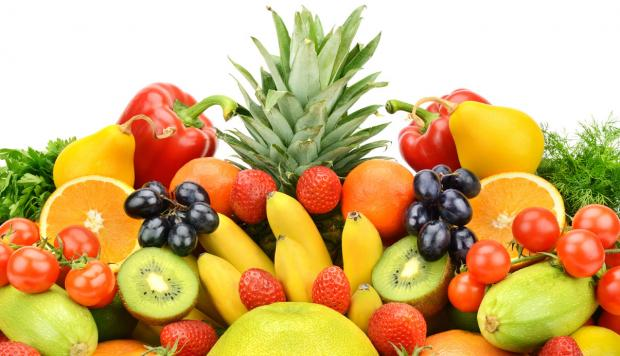
#> input picture Sesión #3/Actividades/res/frutas.jpg, 620 x 356 px
$ jupyter execute --allow-errors 'Actividad Semana 3.ipynb'
#> lines starting #> are read from the running program, lines starting #| are printed output that depends on the picture
# Actividades Semana 3

[cell 1]
#Importar las librerías a usar

import cv2
import numpy as np
import matplotlib.pyplot as plt

## Actividad 1.

Lea con OpenCV la imagen "alce.png" que está dentro de la carpeta "res". Conviértala a RGB y luego divídala en cuatro cuadrantes tales que el primer cuadrante muestre el color original de la imagen, el segundo muestre el canal azul únicamente, el tercero muestre el canal verde y el cuarto muestre el canal rojo.
<br>Debe obtener lo siguiente: </br>

[cell 2]
#Leer la imagen del alce en RGB
###Escriba su código aquí (aprox 2 lineas)###
#Primero se lee la imagen a color
img = None
#Luego se hace conversión a RGB
img_rgb = None
###Modificación termina aquí###

#Mostrar Imagen
#> (the rest of this cell did not finish here and is left out)

#> (a cell that did not finish here is left out)

### Salida esperada:

---

## Actividad 2.

Algunos problemas de visión artificial, suelen abordarse mediante el estudio de los canales de los espacios de color, algunos de ellos: RGB, HSV, LAB, YUV y XYZ.

<br>Lea la imagen "frutas.jpg" que se encuentra en la carpeta "res" y realice un subplot que muestre la imagen en cada uno de los canales que conforman los espacios de color nombrados anteriormente. Adicionalmente muestre la imagen en escala de grises</br>

[cell 4]
#Leer imagen con opecnv
img = cv2.imread("res/frutas.jpg", cv2.IMREAD_COLOR)
#> img is the input picture: shape (356, 620, 3); mean B, G, R 113.7, 174.4, 208.1

#Convertir a escalas de grises
img_gray = cv2.imread("res/frutas.jpg", cv2.IMREAD_GRAYSCALE)
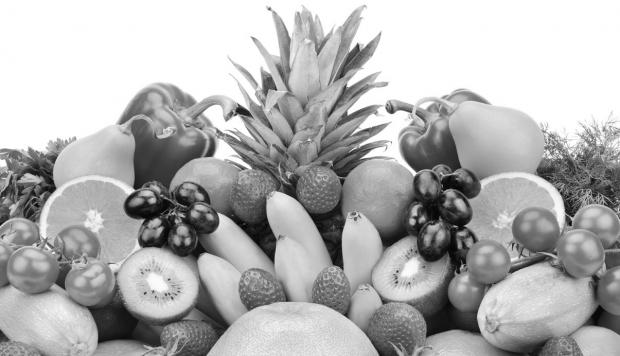
#> img_gray: shape (356, 620); min 0, max 255, mean 177.6
#Convertir a RGB
img_rgb = cv2.cvtColor(img, cv2.COLOR_BGR2RGB)
#Convertir a HSV
img_hsv = cv2.cvtColor(img, cv2.COLOR_BGR2HSV)
#> img_hsv: shape (356, 620, 3); mean H, S, V 22.6, 128.4, 212.3
#Convertir a LAB
img_lab = cv2.cvtColor(img, cv2.COLOR_BGR2LAB)
#> img_lab: shape (356, 620, 3); mean of channels 0, 1, 2 187.7, 134.7, 163.4
#Convertir a YUV
img_yuv = cv2.cvtColor(img, cv2.COLOR_BGR2YUV)
#> img_yuv: shape (356, 620, 3); mean of channels 0, 1, 2 177.5, 96.6, 154.8
#Convertir a XYZ
img_xyz = cv2.cvtColor(img, cv2.COLOR_BGR2XYZ)
#> img_xyz: shape (356, 620, 3); mean of channels 0, 1, 2 168.6, 177.2, 126.8


#Se crea un subplot de 2x3, para mostrar las 6 imágenes y compararlas.
fig, ((ax1, ax2, ax3), (ax4, ax5, ax6)) = plt.subplots(2,3, figsize=(28, 15))
fig.suptitle('Espacio de colores', fontsize=20)
ax1.set_title('Escala de grises')
ax1.imshow(img_gray, cmap = "gray", aspect='auto')
ax2.set_title('RGB')
ax2.imshow(img_rgb, aspect='auto')
ax3.set_title('HSV')
ax3.imshow(img_hsv, aspect='auto')
ax4.set_title('LAB')
ax4.imshow(img_lab, aspect='auto')
ax5.set_title('YUV')
ax5.imshow(img_yuv, aspect='auto')
ax6.set_title('XYZ')
ax6.imshow(img_xyz, aspect='auto')

[cell 5]
#Canales RGB
###Escriba su código aquí (aprox 3 líneas)###
img_R = None
img_G = None
img_B = None
###Modificación termina aquí###
#Se crea el subplot 1x3
fig, (ax1, ax2, ax3) = plt.subplots(1,3, figsize=(30, 7))
#Se ponen títulos y se muestran las imágenes
fig.suptitle('Canales RGB', fontsize=20)
ax1.set_title('Canal R')
#> (the rest of this cell did not finish here and is left out)

### Salida esperada:

[cell 6]
#Canales HSV
###Escriba su código aquí (aprox 3 líneas)###
img_H = None
img_S = None
img_V = None
###Modificación termina aquí###
#Se crea el subplot 1x3
fig, (ax1, ax2, ax3) = plt.subplots(1,3, figsize=(30, 7))
#Se ponen títulos y se muestran las imágenes
fig.suptitle('Canales HSV', fontsize=20)
ax1.set_title('Canal H')
#> (the rest of this cell did not finish here and is left out)

### Salida esperada:

[cell 7]
#Canales LAB
###Escriba su código aquí (aprox 3 líneas)###
img_L = None
img_A = None
img_B = None
###Modificación termina aquí###
#Se crea el subplot 1x3
fig, (ax1, ax2, ax3) = plt.subplots(1,3, figsize=(30, 7))
#Se ponen títulos y se muestran las imágenes
fig.suptitle('Canales LAB', fontsize=20)
ax1.set_title('Canal L')
#> (the rest of this cell did not finish here and is left out)

### Salida esperada:

[cell 8]
#Canales YUV
###Escriba su código aquí (aprox 3 líneas)###
img_Y = None
img_U = None
img_V = None
###Modificación termina aquí###
#Se crea el subplot 1x3
fig, (ax1, ax2, ax3) = plt.subplots(1,3, figsize=(30, 7))
#Se ponen títulos y se muestran las imágenes
fig.suptitle('Canales YUV', fontsize=20)
ax1.set_title('Canal Y')
#> (the rest of this cell did not finish here and is left out)

### Salida esperada:

[cell 9]
#Canales XYZ
###Escriba su código aquí (aprox 3 líneas)###
img_X = None
img_Y = None
img_Z = None
###Modificación termina aquí###
#Se crea el subplot 1x3
fig, (ax1, ax2, ax3) = plt.subplots(1,3, figsize=(30, 7))
#Se ponen títulos y se muestran las imágenes
fig.suptitle('Canales XYZ', fontsize=20)
ax1.set_title('Canal X')
#> (the rest of this cell did not finish here and is left out)

### Salida esperada:

¿Qué método propondría usted para diferenciar cada uno de los canales pertenecientes a los diferentes espacios de color? ¿Cómo las diferenciaría de la imagen en escala de grises?

##### Nota: Es opcional y es libre de responder como usted quiera.

## Actividad 3.

La versión de NTSC aprobada por la Comisión Federal de Comunicaciones, en Estados Unidos, realiza una ligera variación en las ecuaciones del modelo YIQ:

<br>Lea la imagen "cells.png" que se encuentra en la carpeta "res", escriba un código donde implemente la transformación lineal YIQ  modificada sobre el espacio de color RGB.</br>
<br><b>Ayuda: Escriba en forma matricial el sistema para conocer las componentes R, G, B de los canales Y, I, Q.<b></br>

[cell 10]
#Se lee la imagen
img = cv2.imread("res/cells.png", cv2.IMREAD_COLOR)
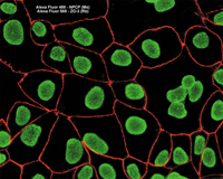
#> input picture Sesión #3/Actividades/res/cells.png, 223 x 179 px
#> img is the input picture: shape (179, 223, 3); mean B, G, R 14.2, 33.3, 25.8
img_rgb  = cv2.cvtColor(img, cv2.COLOR_BGR2RGB)
#> img_rgb: shape (179, 223, 3)

#Se descompone en los canales RGB
###Escriba su código aquí (aprox 3 líneas)###
img_R = None
img_G = None
img_B = None
###Modificación termina aquí###

#Se obtienen los canales YIQ mediante una transformación lineal
###Escriba su código aquí (aprox 3 líneas)###
img_Y = None
img_I = None
img_Q = None
###Modificación termina aquí###

#Mostrar y comparar imágenes
fig, ((ax1, ax2, ax3)) = plt.subplots(1,3, figsize=(20, 5))
fig.suptitle('Transformación lineal YIQ modificada', fontsize=20)
ax1.set_title('Canal Y del YIQ')
#> (the rest of this cell did not finish here and is left out)
